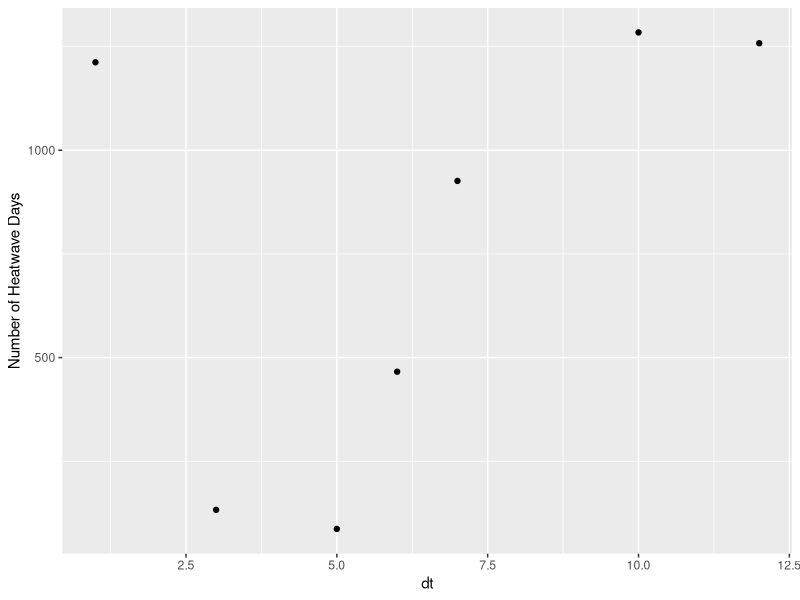
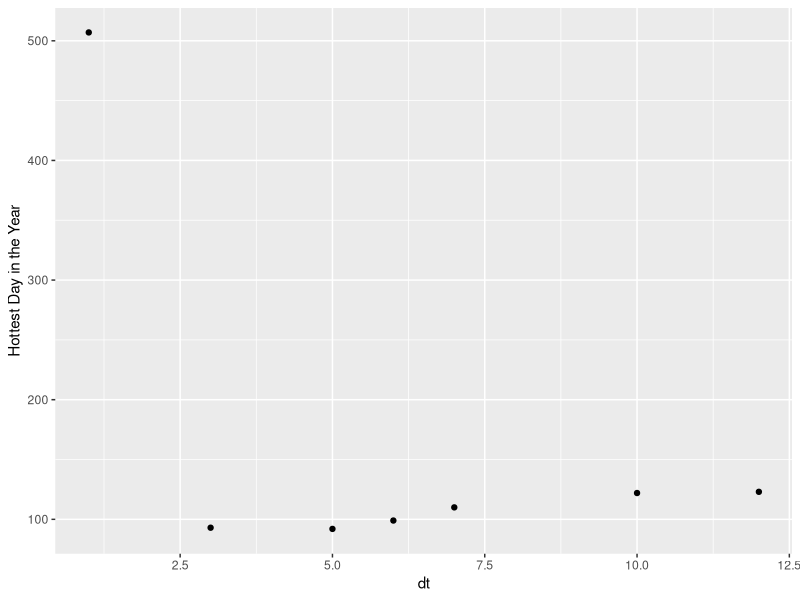

Reproduce these figures in R, in order.
## ---- chunk 1
knitr::opts_chunk$set(echo = TRUE)

library(lubridate)
library(tidyverse)
## ---- chunk 2
clim = read.table("thermal_precip_temp.csv",fill=TRUE,sep=',',header=T)
head(clim)

date=as.Date(clim$DATE)

## ---- chunk 3

clim$heatwave = ifelse(clim$TMAX >= 80, 1, 0)
clim.wfrdata = clim %>% group_by(year(date)) %>% summarize(ndayfr=sum(heatwave))
clim.wfrdata$dt = unique(year(date))

ggplot(clim.wfrdata, aes(dt, ndayfr))+geom_point()+labs(y="Number of Heatwave Days")
## ---- chunk 4
clim.pk = clim %>% group_by(year(date)) %>% summarize(hotday=max(TMAX))
clim.pk$dt = unique(year(date))

ggplot(clim.pk, aes(dt, hotday))+geom_point()+labs(y="Hottest Day in the Year")
## ---- chunk 5
clim$flood = ifelse(clim$PRCP >= 1, 1, 0)
nyrs=length(unique(year(date)))

retper=(nyrs+1)/sum(clim$flood,na.rm=TRUE)
